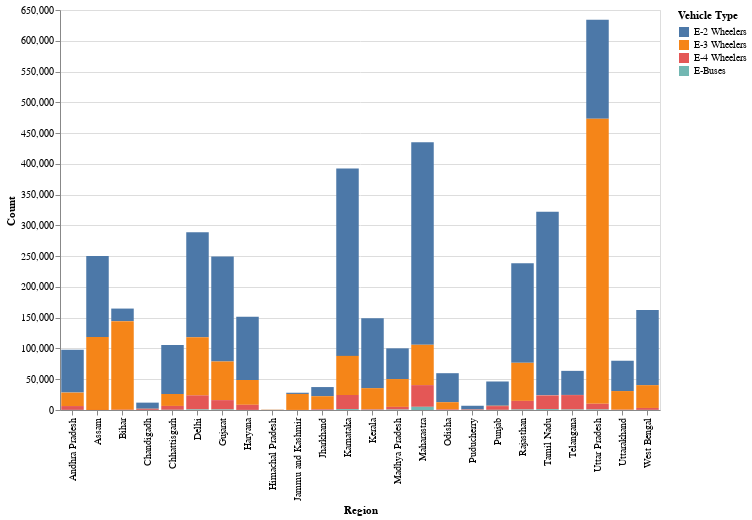

Notebook code for this chart:
### Markdown cell above
Since these States have lowest number of EVs wrt total vehicles in the State, we can infer that growth potential for EV markets in these states can be considered good.

### Code cell
import altair as alt

# Melt the dataframe to long format
data_long = data.melt(id_vars=['Region'],
                      # These columns are the ones that will be "melted" or turned into rows
                     value_vars= ['E-2 Wheelers', 'E-3 Wheelers', 'E-4 Wheelers', 'E-Buses'],
                      #This new column will store the names of the melted columns (like 'E-2 Wheelers', 'E-3 Wheelers', etc.)
                     var_name='Vehicle Type',
                      # This new column will store the values from the melted columns.
                      value_name='Count')
# The result is a DataFrame where each row represents a specific vehicle type and its count for a given region.

# Create the bar chart
chart = alt.Chart(data_long).mark_bar().encode(
    x='Region',
    y='Count',
    color='Vehicle Type',
    tooltip=['Region', 'Vehicle Type', 'Count']
).properties(
    width=600,
    height=400
)
chart

### Figure 1 — Vega-Lite specification as saved in the notebook (floating-point values rounded to 4 significant figures)
{"config": {"view": {"continuousWidth": 400, "continuousHeight": 300}}, "data": {"name": "data-297e6c6182e33e84b8bdd7ef0b61e738"}, "mark": "bar", "encoding": {"color": {"field": "Vehicle Type", "type": "nominal"}, "tooltip": [{"field": "Region", "type": "nominal"}, {"field": "Vehicle Type", "type": "nominal"}, {"field": "Count", "type": "quantitative"}], "x": {"field": "Region", "type": "nominal"}, "y": {"field": "Count", "type": "quantitative"}}, "height": 400, "width": 600, "$schema": "https://vega.github.io/schema/vega-lite/v4.17.0.json", "datasets": {"data-297e6c6182e33e84b8bdd7ef0b61e738": [{"Region": "Uttar Pradesh", "Vehicle Type": "E-2 Wheelers", "Count": 160678}, {"Region": "Maharastra", "Vehicle Type": "E-2 Wheelers", "Count": 329080}, {"Region": "Karnataka", "Vehicle Type": "E-2 Wheelers", "Count": 304610}, {"Region": "Tamil Nadu", "Vehicle Type": "E-2 Wheelers", "Count": 298353}, {"Region": "Delhi", "Vehicle Type": "E-2 Wheelers", "Count": 170580}, {"Region": "Assam", "Vehicle Type": "E-2 Wheelers", "Count": 131543}, {"Region": "Gujarat", "Vehicle Type": "E-2 Wheelers", "Count": 170445}, {"Region": "Rajasthan", "Vehicle Type": "E-2 Wheelers", "Count": 161865}, {"Region": "Bihar", "Vehicle Type": "E-2 Wheelers", "Count": 20425}, {"Region": "West Bengal", "Vehicle Type": "E-2 Wheelers", "Count": 122075}, {"Region": "Haryana", "Vehicle Type": "E-2 Wheelers", "Count": 103010}, {"Region": "Kerala", "Vehicle Type": "E-2 Wheelers", "Count": 113560}, {"Region": "Chhattisgarh", "Vehicle Type": "E-2 Wheelers", "Count": 79440}, {"Region": "Madhya Pradesh", "Vehicle Type": "E-2 Wheelers", "Count": 49950}, {"Region": "Andhra Pradesh", "Vehicle Type": "E-2 Wheelers", "Count": 69620}, {"Region": "Uttarakhand", "Vehicle Type": "E-2 Wheelers", "Count": 49283}, {"Region": "Telangana", "Vehicle Type": "E-2 Wheelers", "Count": 39145}, {"Region": "Odisha", "Vehicle Type": "E-2 Wheelers", "Count": 47152}, {"Region": "Punjab", "Vehicle Type": "E-2 Wheelers", "Count": 39456}, {"Region": "Jharkhand", "Vehicle Type": "E-2 Wheelers", "Count": 14860}, {"Region": "Jammu and Kashmir", "Vehicle Type": "E-2 Wheelers", "Count": 1970}, {"Region": "Chandigadh", "Vehicle Type": "E-2 Wheelers", "Count": 9906}, {"Region": "Puducherry", "Vehicle Type": "E-2 Wheelers", "Count": 6085}, {"Region": "Himachal Pradesh", "Vehicle Type": "E-2 Wheelers", "Count": 24}, {"Region": "Uttar Pradesh", "Vehicle Type": "E-3 Wheelers", "Count": 463393}, {"Region": "Maharastra", "Vehicle Type": "E-3 Wheelers", "Count": 65500}, {"Region": "Karnataka", "Vehicle Type": "E-3 Wheelers", "Count": 63552}, {"Region": "Tamil Nadu", "Vehicle Type": "E-3 Wheelers", "Count": 222}, {"Region": "Delhi", "Vehicle Type": "E-3 Wheelers", "Count": 94389}, {"Region": "Assam", "Vehicle Type": "E-3 Wheelers", "Count": 118630}, {"Region": "Gujarat", "Vehicle Type": "E-3 Wheelers", "Count": 62777}, {"Region": "Rajasthan", "Vehicle Type": "E-3 Wheelers", "Count": 61842}, {"Region": "Bihar", "Vehicle Type": "E-3 Wheelers", "Count": 143863}, {"Region": "West Bengal", "Vehicle Type": "E-3 Wheelers", "Count": 37039}, {"Region": "Haryana", "Vehicle Type": "E-3 Wheelers", "Count": 40280}, {"Region": "Kerala", "Vehicle Type": "E-3 Wheelers", "Count": 34188}, {"Region": "Chhattisgarh", "Vehicle Type": "E-3 Wheelers", "Count": 19425}, {"Region": "Madhya Pradesh", "Vehicle Type": "E-3 Wheelers", "Count": 45231}, {"Region": "Andhra Pradesh", "Vehicle Type": "E-3 Wheelers", "Count": 21878}, {"Region": "Uttarakhand", "Vehicle Type": "E-3 Wheelers", "Count": 30195}, {"Region": "Telangana", "Vehicle Type": "E-3 Wheelers", "Count": 222}, {"Region": "Odisha", "Vehicle Type": "E-3 Wheelers", "Count": 11544}, {"Region": "Punjab", "Vehicle Type": "E-3 Wheelers", "Count": 555}, {"Region": "Jharkhand", "Vehicle Type": "E-3 Wheelers", "Count": 21154}, {"Region": "Jammu and Kashmir", "Vehicle Type": "E-3 Wheelers", "Count": 25974}, {"Region": "Chandigadh", "Vehicle Type": "E-3 Wheelers", "Count": 222}, {"Region": "Puducherry", "Vehicle Type": "E-3 Wheelers", "Count": 222}, {"Region": "Himachal Pradesh", "Vehicle Type": "E-3 Wheelers", "Count": 333}, {"Region": "Uttar Pradesh", "Vehicle Type": "E-4 Wheelers", "Count": 9270}, {"Region": "Maharastra", "Vehicle Type": "E-4 Wheelers", "Count": 35312}, {"Region": "Karnataka", "Vehicle Type": "E-4 Wheelers", "Count": 22931}, {"Region": "Tamil Nadu", "Vehicle Type": "E-4 Wheelers", "Count": 22260}, {"Region": "Delhi", "Vehicle Type": "E-4 Wheelers", "Count": 22800}, {"Region": "Assam", "Vehicle Type": "E-4 Wheelers", "Count": 124}, {"Region": "Gujarat", "Vehicle Type": "E-4 Wheelers", "Count": 15188}, {"Region": "Rajasthan", "Vehicle Type": "E-4 Wheelers", "Count": 14021}, {"Region": "Bihar", "Vehicle Type": "E-4 Wheelers", "Count": 462}, {"Region": "West Bengal", "Vehicle Type": "E-4 Wheelers", "Count": 3153}, {"Region": "Haryana", "Vehicle Type": "E-4 Wheelers", "Count": 8340}, {"Region": "Kerala", "Vehicle Type": "E-4 Wheelers", "Count": 982}, {"Region": "Chhattisgarh", "Vehicle Type": "E-4 Wheelers", "Count": 6320}, {"Region": "Madhya Pradesh", "Vehicle Type": "E-4 Wheelers", "Count": 4358}, {"Region": "Andhra Pradesh", "Vehicle Type": "E-4 Wheelers", "Count": 6257}, {"Region": "Uttarakhand", "Vehicle Type": "E-4 Wheelers", "Count": 450}, {"Region": "Telangana", "Vehicle Type": "E-4 Wheelers", "Count": 23474}, {"Region": "Odisha", "Vehicle Type": "E-4 Wheelers", "Count": 1014}, {"Region": "Punjab", "Vehicle Type": "E-4 Wheelers", "Count": 6077}, {"Region": "Jharkhand", "Vehicle Type": "E-4 Wheelers", "Count": 1113}, {"Region": "Jammu and Kashmir", "Vehicle Type": "E-4 Wheelers", "Count": 97}, {"Region": "Chandigadh", "Vehicle Type": "E-4 Wheelers", "Count": 1666}, {"Region": "Puducherry", "Vehicle Type": "E-4 Wheelers", "Count": 550}, {"Region": "Himachal Pradesh", "Vehicle Type": "E-4 Wheelers", "Count": 168}, {"Region": "Uttar Pradesh", "Vehicle Type": "E-Buses", "Count": 820}, {"Region": "Maharastra", "Vehicle Type": "E-Buses", "Count": 5150}, {"Region": "Karnataka", "Vehicle Type": "E-Buses", "Count": 1460}, {"Region": "Tamil Nadu", "Vehicle Type": "E-Buses", "Count": 1380}, {"Region": "Delhi", "Vehicle Type": "E-Buses", "Count": 950}, {"Region": "Assam", "Vehicle Type": "E-Buses", "Count": 46}, {"Region": "Gujarat", "Vehicle Type": "E-Buses", "Count": 880}, {"Region": "Rajasthan", "Vehicle Type": "E-Buses", "Count": 796}, {"Region": "Bihar", "Vehicle Type": "E-Buses", "Count": 72}, {"Region": "West Bengal", "Vehicle Type": "E-Buses", "Count": 160}, {"Region": "Haryana", "Vehicle Type": "E-Buses", "Count": 100}, {"Region": "Kerala", "Vehicle Type": "E-Buses", "Count": 300}, {"Region": "Chhattisgarh", "Vehicle Type": "E-Buses", "Count": 300}, {"Region": "Madhya Pradesh", "Vehicle Type": "E-Buses", "Count": 680}, {"Region": "Andhra Pradesh", "Vehicle Type": "E-Buses", "Count": 150}, {"Region": "Uttarakhand", "Vehicle Type": "E-Buses", "Count": 120}, {"Region": "Telangana", "Vehicle Type": "E-Buses", "Count": 760}, {"Region": "Odisha", "Vehicle Type": "E-Buses", "Count": 100}, {"Region": "Punjab", "Vehicle Type": "E-Buses", "Count": 250}, {"Region": "Jharkhand", "Vehicle Type": "E-Buses", "Count": 150}, {"Region": "Jammu and Kashmir", "Vehicle Type": "E-Buses", "Count": 10}, {"Region": "Chandigadh", "Vehicle Type": "E-Buses", "Count": 170}, {"Region": "Puducherry", "Vehicle Type": "E-Buses", "Count": 50}, {"Region": "Himachal Pradesh", "Vehicle Type": "E-Buses", "Count": 150}]}}
